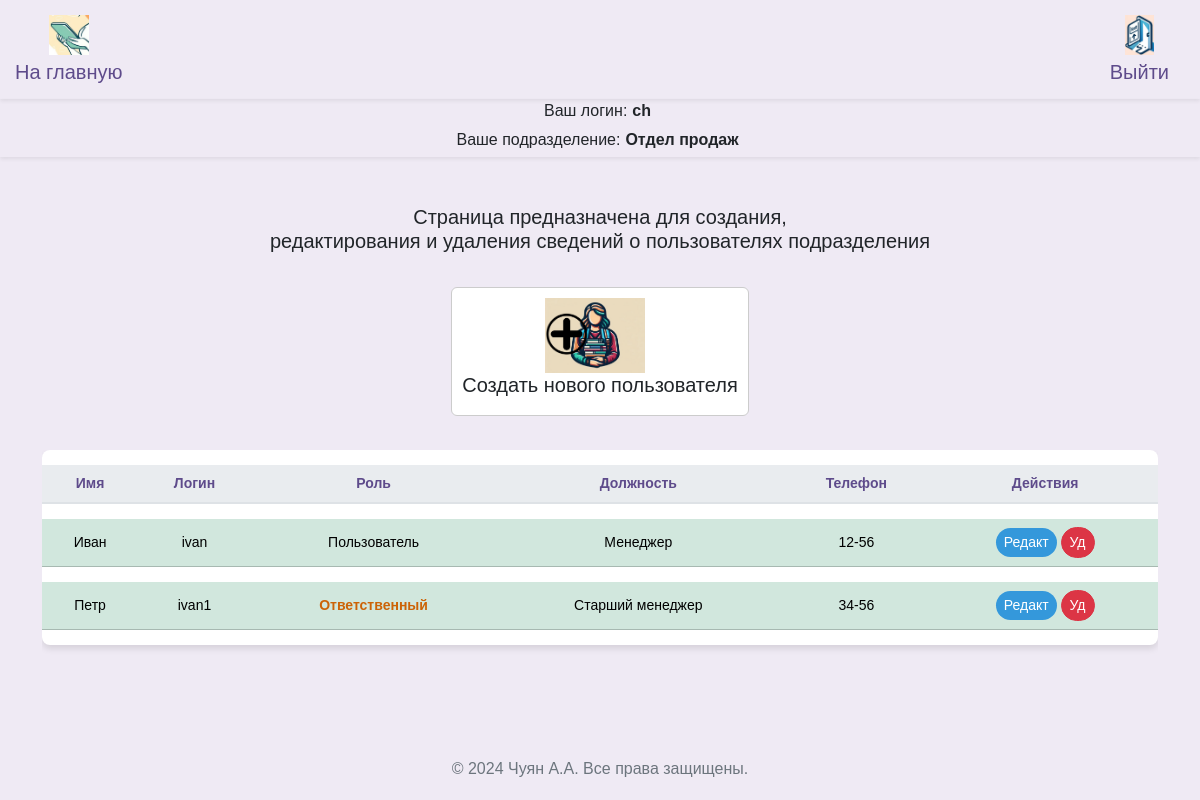
The page /workers (signed in) on the database as committed earlier.
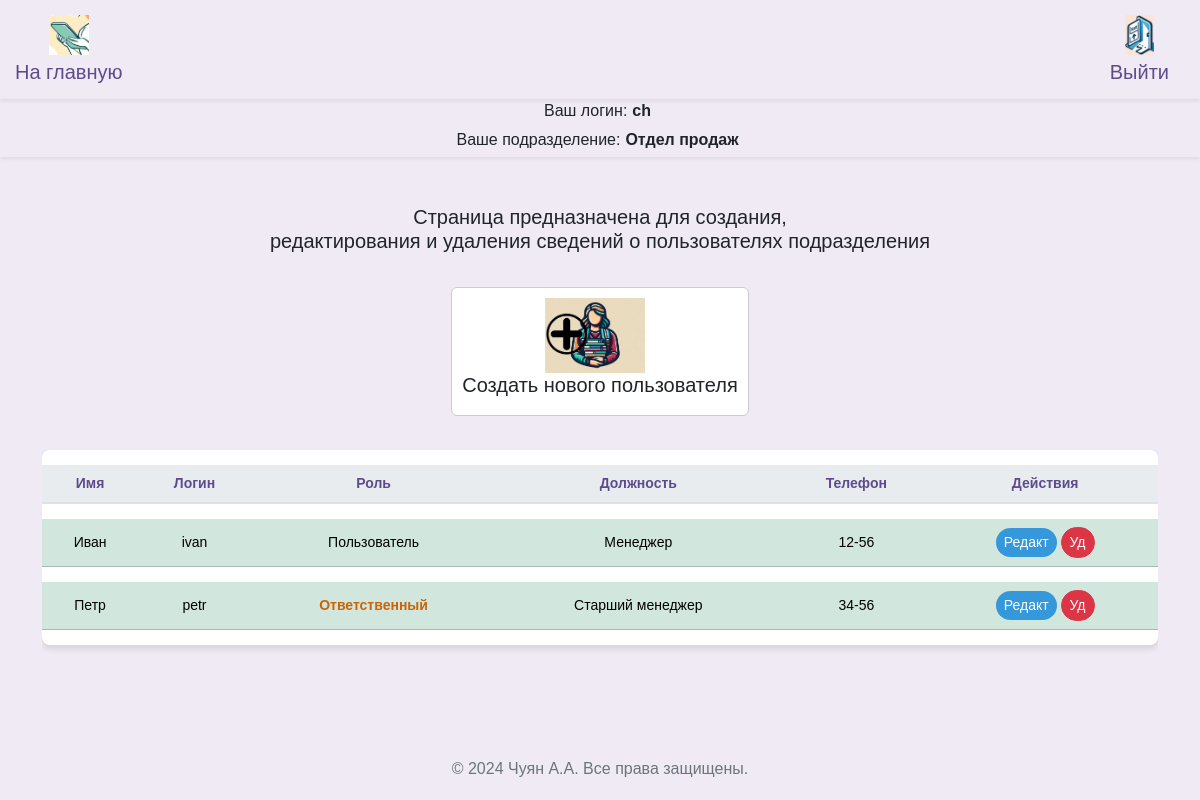
The same page on the database as committed later.
### src/database/models.py (models this page shows, shortened)
class Worker(Base):
    __tablename__ = "worker"
    id = Column(Integer, primary_key=True)
    role = Column(Enum(Role), default=Role.guest)
    fio = Column(String)
    name = Column(String, unique=True)
    password = Column(String)
    department = Column(String)
    position = Column(String)
    description = Column(String, default=None)
    conn_worker_arm = relationship(
        "Arm", back_populates="conn_arm_worker"
    )

### src/frontend/router.py (the view)
@router.get("/workers")
async def get_workers(
    request: Request,
    worker: Worker = Depends(get_worker_or_redirect),
    session: AsyncSession = Depends(get_session),
):
    data = await CRUDWorker.get_all_worker_sorted(session)
    return templates.TemplateResponse(
        "workers/index.html",
        {"request": request, "worker": worker, "data": data},
    )

### src/frontend/template/workers/index.html (shortened to what this page needs)
{% extends "base/base.html" %}
{% block content %}
<head>
</head>
<h5 class="mb-4" style="margin-bottom: 60px; text-align: center;">Страница предназначена для создания, <br> редактирования и удаления сведений о пользователях подразделения </h5>
<div class="d-flex flex-wrap justify-content-center align-items-center">
  <a class="nav-link" href="#" data-bs-toggle="modal" data-bs-target="#createWorkerModal" data-bs-workerdepartment="{{worker.department}}">
    <div class="d-flex align-items-center card" style="margin: 10px; border: 1px solid #ccc; padding: 10px; display: flex; justify-content: center;">
      <img src="../frontend/assets/img/icon_create_worker.jpg" alt="..." style="width: 100px; height: auto; margin-right: 10px;">
      <div>
        <h5 class="card-title" style="text-align: center;">Создать нового пользователя</h5>
      </div>
    </div>
  </a>
</div>
<div class="row ">
  <div class="col-12">
    <div class="table-responsive">
      <table class="table table-hover table-shadow table-rounded ">
        <thead>
          <tr>
            <th scope="col" >Имя</th>
            <th scope="col" >Логин</th>
            <th scope="col" >Роль</th>
            <th scope="col" >Должность</th>
            <th scope="col" >Телефон</th>
            <th scope="col" >Действия</th>
          </tr>
        </thead>
        <tbody class="text-center">
          {% for worker_tuple in data %}
            {% set workers = worker_tuple %}
              {% if workers.department == worker.department and workers.role.name != "admin"%}
                <tr class="table-success " >
                  <td>{{ workers.fio }}</td>
                  <td>{{ workers.name }}</td>
                  <td>{% if workers.role.name == 'user' %}<span class="orange-bold-text">Ответственный</span>{% elif workers.role.name == 'admin' %}<span class="red-bold-text">Администратор</span> {% else %}Пользователь{% endif %}</td>
                  <td>{{ workers.position }}</td>
                  <td>{{ workers.description }}</td>
                  <td>
                    <button type="button" class="btn btn-primary btn-sm" style="background-color: #3498db; color: white;"
                      data-bs-toggle="modal"
                      data-bs-target="#updateModal"
                      data-bs-1="{{workers.fio}}"
                      data-bs-2="{{workers.name}}"
                      data-bs-3="{{workers.position}}"
                      data-bs-4="{{workers.description}}"
                      data-bs-5= "{{workers.id}}"
                      data-bs-6= "{{workers.department}}"
                      data-bs-7= "{{workers.role}}">
                      Редакт
                    </button>
                    <button type="button" class="btn btn-danger btn-sm" style="color: white;"
                      onclick="deleteWorker('{{ workers.id }}')">
                      Уд
                    </button>
                  </td>
                </tr>
                {% endif %}
          {% endfor %}
        </tbody>
      </table>
    </div>
  </div>
</div>
{% endblock %}

Rows that differ between the two databases and show on the page:
changed Worker "Петр": name "ivan1" → "petr"
